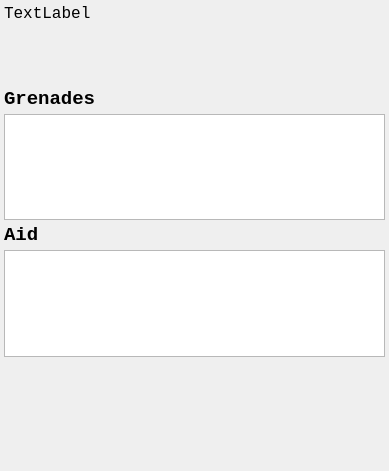
<?xml version="1.0" encoding="UTF-8"?>
<ui version="4.0">
 <class>akStatusWidget</class>
 <widget class="QWidget" name="akStatusWidget">
  <property name="geometry">
   <rect>
    <x>0</x>
    <y>0</y>
    <width>389</width>
    <height>471</height>
   </rect>
  </property>
  <property name="windowTitle">
   <string>Form</string>
  </property>
  <layout class="QVBoxLayout" name="verticalLayout">
   <property name="spacing">
    <number>4</number>
   </property>
   <property name="leftMargin">
    <number>4</number>
   </property>
   <property name="topMargin">
    <number>4</number>
   </property>
   <property name="rightMargin">
    <number>4</number>
   </property>
   <property name="bottomMargin">
    <number>4</number>
   </property>
   <item>
    <widget class="QLabel" name="label_EquipedWeapon">
     <property name="sizePolicy">
      <sizepolicy hsizetype="Preferred" vsizetype="MinimumExpanding">
       <horstretch>0</horstretch>
       <verstretch>0</verstretch>
      </sizepolicy>
     </property>
     <property name="maximumSize">
      <size>
       <width>16777215</width>
       <height>80</height>
      </size>
     </property>
     <property name="font">
      <font>
       <family>Consolas</family>
       <pointsize>12</pointsize>
      </font>
     </property>
     <property name="text">
      <string>TextLabel</string>
     </property>
     <property name="scaledContents">
      <bool>false</bool>
     </property>
     <property name="alignment">
      <set>Qt::AlignLeading|Qt::AlignLeft|Qt::AlignTop</set>
     </property>
     <property name="wordWrap">
      <bool>true</bool>
     </property>
    </widget>
   </item>
   <item>
    <widget class="QLabel" name="label_Grenades">
     <property name="sizePolicy">
      <sizepolicy hsizetype="Preferred" vsizetype="Fixed">
       <horstretch>0</horstretch>
       <verstretch>0</verstretch>
      </sizepolicy>
     </property>
     <property name="font">
      <font>
       <family>Consolas</family>
       <pointsize>14</pointsize>
       <weight>75</weight>
       <bold>true</bold>
      </font>
     </property>
     <property name="text">
      <string>Grenades</string>
     </property>
     <property name="alignment">
      <set>Qt::AlignLeading|Qt::AlignLeft|Qt::AlignTop</set>
     </property>
    </widget>
   </item>
   <item>
    <widget class="QTableView" name="grenadeView">
     <property name="sizePolicy">
      <sizepolicy hsizetype="Preferred" vsizetype="MinimumExpanding">
       <horstretch>0</horstretch>
       <verstretch>0</verstretch>
      </sizepolicy>
     </property>
     <property name="font">
      <font>
       <family>Consolas</family>
       <pointsize>12</pointsize>
      </font>
     </property>
     <property name="focusPolicy">
      <enum>Qt::NoFocus</enum>
     </property>
     <property name="horizontalScrollBarPolicy">
      <enum>Qt::ScrollBarAlwaysOff</enum>
     </property>
     <property name="sizeAdjustPolicy">
      <enum>QAbstractScrollArea::AdjustToContents</enum>
     </property>
     <property name="editTriggers">
      <set>QAbstractItemView::NoEditTriggers</set>
     </property>
     <property name="selectionMode">
      <enum>QAbstractItemView::SingleSelection</enum>
     </property>
     <property name="selectionBehavior">
      <enum>QAbstractItemView::SelectRows</enum>
     </property>
     <property name="showGrid">
      <bool>false</bool>
     </property>
     <property name="wordWrap">
      <bool>false</bool>
     </property>
     <property name="cornerButtonEnabled">
      <bool>false</bool>
     </property>
     <attribute name="horizontalHeaderVisible">
      <bool>false</bool>
     </attribute>
     <attribute name="horizontalHeaderHighlightSections">
      <bool>false</bool>
     </attribute>
     <attribute name="verticalHeaderVisible">
      <bool>false</bool>
     </attribute>
     <attribute name="verticalHeaderDefaultSectionSize">
      <number>24</number>
     </attribute>
     <attribute name="verticalHeaderHighlightSections">
      <bool>false</bool>
     </attribute>
     <attribute name="verticalHeaderMinimumSectionSize">
      <number>24</number>
     </attribute>
     <attribute name="verticalHeaderStretchLastSection">
      <bool>true</bool>
     </attribute>
    </widget>
   </item>
   <item>
    <widget class="QLabel" name="label_Aid">
     <property name="font">
      <font>
       <family>Consolas</family>
       <pointsize>14</pointsize>
       <weight>75</weight>
       <bold>true</bold>
      </font>
     </property>
     <property name="text">
      <string>Aid</string>
     </property>
    </widget>
   </item>
   <item>
    <widget class="QTableView" name="aidView">
     <property name="sizePolicy">
      <sizepolicy hsizetype="Expanding" vsizetype="MinimumExpanding">
       <horstretch>0</horstretch>
       <verstretch>0</verstretch>
      </sizepolicy>
     </property>
     <property name="font">
      <font>
       <family>Consolas</family>
       <pointsize>12</pointsize>
      </font>
     </property>
     <property name="focusPolicy">
      <enum>Qt::NoFocus</enum>
     </property>
     <property name="sizeAdjustPolicy">
      <enum>QAbstractScrollArea::AdjustToContents</enum>
     </property>
     <property name="editTriggers">
      <set>QAbstractItemView::NoEditTriggers</set>
     </property>
     <property name="selectionMode">
      <enum>QAbstractItemView::SingleSelection</enum>
     </property>
     <property name="selectionBehavior">
      <enum>QAbstractItemView::SelectRows</enum>
     </property>
     <property name="showGrid">
      <bool>false</bool>
     </property>
     <property name="cornerButtonEnabled">
      <bool>false</bool>
     </property>
     <attribute name="horizontalHeaderVisible">
      <bool>false</bool>
     </attribute>
     <attribute name="horizontalHeaderHighlightSections">
      <bool>false</bool>
     </attribute>
     <attribute name="verticalHeaderVisible">
      <bool>false</bool>
     </attribute>
     <attribute name="verticalHeaderDefaultSectionSize">
      <number>24</number>
     </attribute>
     <attribute name="verticalHeaderHighlightSections">
      <bool>false</bool>
     </attribute>
     <attribute name="verticalHeaderMinimumSectionSize">
      <number>24</number>
     </attribute>
     <attribute name="verticalHeaderStretchLastSection">
      <bool>true</bool>
     </attribute>
    </widget>
   </item>
   <item>
    <widget class="QFrame" name="frame">
     <property name="frameShape">
      <enum>QFrame::StyledPanel</enum>
     </property>
     <property name="frameShadow">
      <enum>QFrame::Raised</enum>
     </property>
    </widget>
   </item>
   <item>
    <spacer name="verticalSpacer">
     <property name="orientation">
      <enum>Qt::Vertical</enum>
     </property>
     <property name="sizeHint" stdset="0">
      <size>
       <width>20</width>
       <height>40</height>
      </size>
     </property>
    </spacer>
   </item>
  </layout>
 </widget>
 <resources/>
 <connections/>
</ui>
